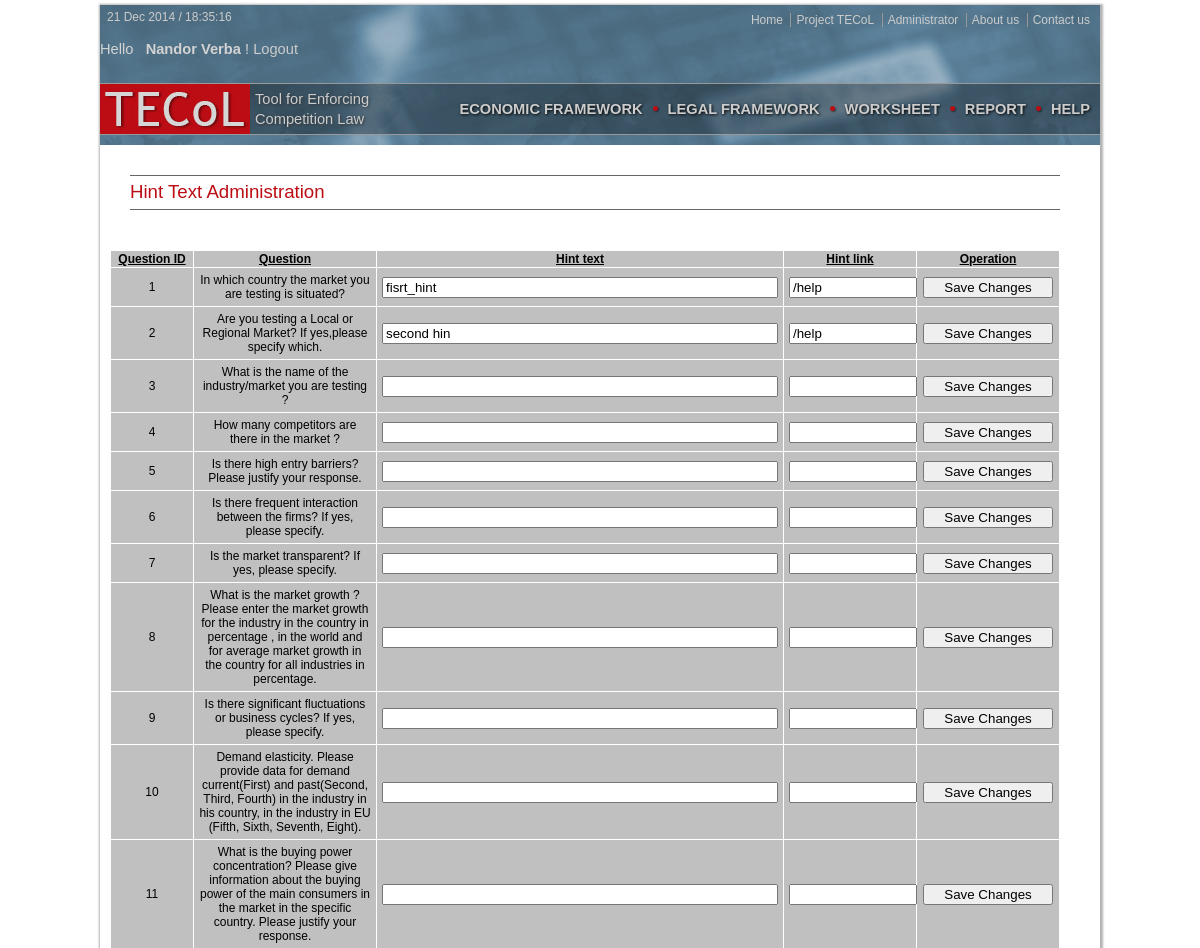
The app's page /tecol/admin_hints.php?error=1 (signed in, upper part), older data.
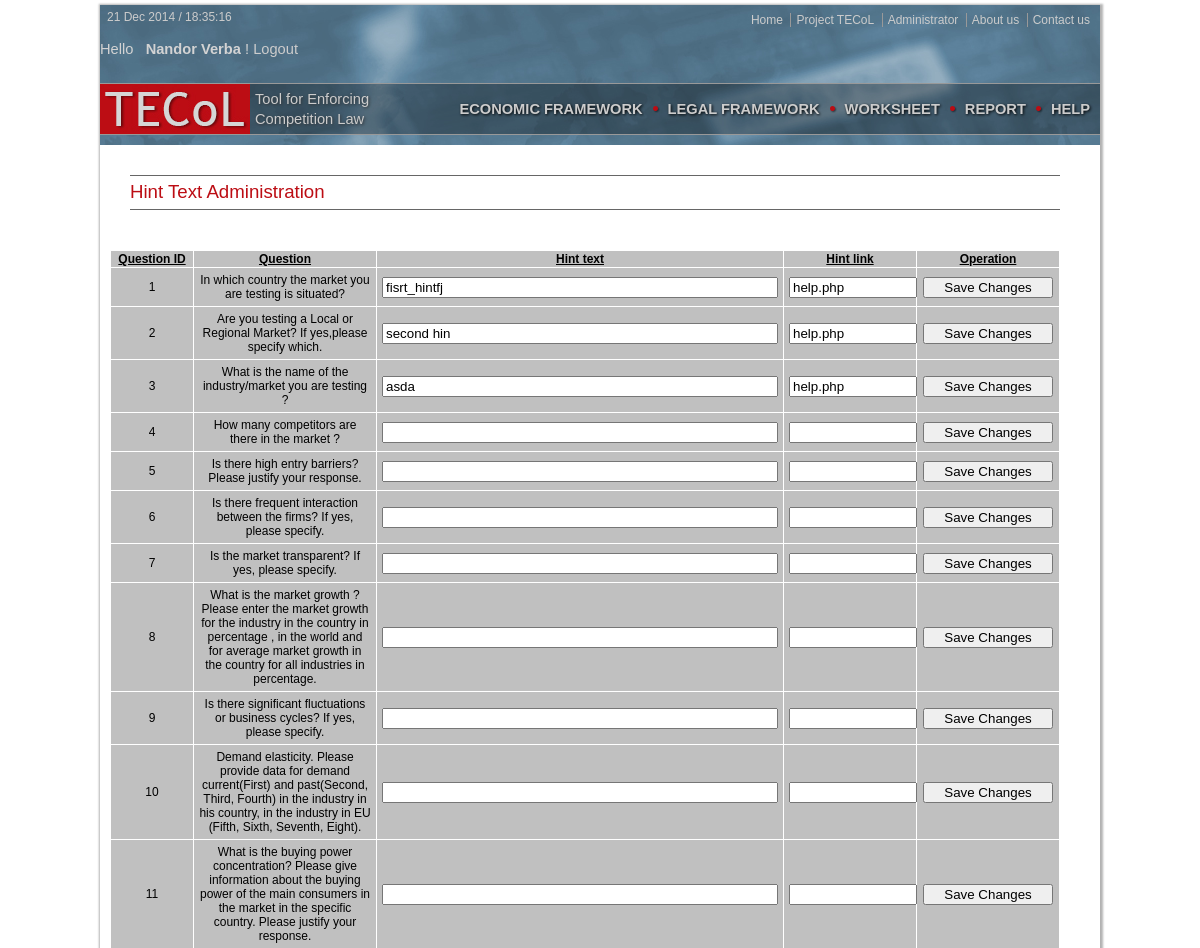
The same page, newer data.
### tables this page shows
CREATE TABLE IF NOT EXISTS `questions` (
  `q_id` int(11) NOT NULL AUTO_INCREMENT,
  `w_type` int(11) NOT NULL,
  `question` varchar(1000) NOT NULL,
  PRIMARY KEY (`q_id`)
);

CREATE TABLE IF NOT EXISTS `hint` (
  `h_id` int(11) NOT NULL AUTO_INCREMENT,
  `q_id` int(11) NOT NULL,
  `hint` varchar(2000) NOT NULL,
  `hint_link` varchar(100) NOT NULL,
  PRIMARY KEY (`h_id`)
);

### tecol/admin_hints.php (the view, shortened to what this page needs)
<!DOCTYPE html PUBLIC "-//W3C//DTD XHTML 1.0 Transitional//EN" "http://www.w3.org/TR/xhtml1/DTD/xhtml1-transitional.dtd">
<html xmlns="http://www.w3.org/1999/xhtml">
<?php
include 'header.php';
?>
		<div style='width:</h3></div>;float:left'>
          <div id="page-title"><h3>Hint Text Administration </h3></div>
		  <div style='width:</h3></div>;float:left;padding:10px'>
		  <form style='text-align:center' method='post' action='admin_hint_resolv.php'>
		  <?php
		  echo"
				<table style='width:950px;font-size:12px'>
					<tr bgcolor='#C0C0C0' style='text-decoration:underline;'>
						<th width='80x'>Question ID</th>
						<th width='180px'>Question</th>
						<th > Hint text</th>
						<th width='130px'> Hint link </th>
						<th width='140px' >Operation</th>
					</tr>";
					$q=" SELECT * FROM `questions` ";
					$result=mysql_query($q);
					while($row = mysql_fetch_assoc($result))
					{
					{echo "<tr bgcolor='#C0C0C0' style='text-align:center'>";}
					echo "<td>".$row['q_id']."</td>";
					echo "<td>".$row['question']."</td>";
					echo "<form style='text-align:center;float:left' method='post' action='admin_hint_resolv.php'>";
					$q=" SELECT * FROM `hint` WHERE `q_id`='".$row['q_id']."'";
					$result2=mysql_query($q);
					$row2 = mysql_fetch_assoc($result2);
					echo "<td><input type='text' name='text' style='width:98%' value='".$row2['hint']."'/></td>";
					echo "<td><input type='text' name='link' style='width:98%' value='".$row2['hint_link']."'/></td>";
					echo "<td>
							<input type='hidden' name='q_id' value='".$row['q_id']."'/>
							<input type='hidden' name='h_id' value='".$row2['h_id']."'/>
							<input type='submit' name='Submit' value='Save Changes' style='width:130px' />
							</form>";
					}
					echo "</table> ";
		?>
		  </div>
		  </div>
<?php
include 'footer.php';
?>

Row changes from the older to the newer data that the page shows:
changed through a linked row, questions "In which country the market you are testing is situated?": text "fisrt_hint" → "fisrt_hintfj"; link "/help" → "help.php"
changed through a linked row, questions "Are you testing a Local or Regional Market? If yes,please specify which.": link "/help" → "help.php"
shown differently, row unchanged: questions "What is the name of the industry/market you are testing ?": text (not shown) → "asda"; link (not shown) → "help.php"
